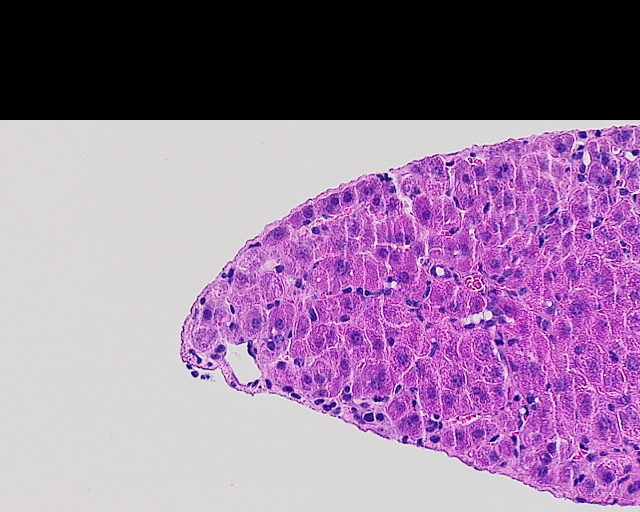
//> input picture analytics/module_HE/C++/im.tif, 1280 x 1024 px (shown at 1/2 size)
$ ./QuHAnT-HE im.tif im.tif   (built with g++ and OpenCV 4)
//> lines starting //> are read from the running program, lines starting //| are printed output that depends on the picture; after the words box and inside, x2 and y2 are one past the last pixel; in counts of white or black regions, pixels touching at a corner belong together
#include <opencv2/core/core.hpp>
#include <opencv2/highgui/highgui.hpp>
#include <opencv2/imgproc/imgproc.hpp>
#include <iostream>
#include <cmath>
#include <fstream>
#include <string>

// Hard coded numbers
#define MINIMUM_INFLAMMED_AREA 50
#define MAXIMUM_DISTANCE 50
#define MINIMUM_CLUSTER_SIZE 15
#define MINIMUM_VESSEL_AREA 2000
#define VESSEL_CIRCULARITY_FACTOR_THRESH 0.1

// Function headers
std::vector<cv::Mat> rgb2hsv(cv::Mat);
float get_tissue_size(cv::Mat);
void inflammation_function(cv::Mat, std::string, bool, std::string, std::string);
bool vessel_function(cv::Mat, std::string);

int main(int argc, char* argv[]) {
// Function checks for potential errors in arguments and leads to other functions

// Checks if there were enough input parameters
	if (argc < 3)
	{
		std::cout << "Not enough arguments" << std::endl;
		return -1;
	}

// Initialize name of image and remove extension
	std::string name = argv[1];

	//std::string image_path = name.substr(0, name.find_last_of("/"));
 	//std::string project = image_path.substr(image_path.find_last_of("/"));
	std::string set = argv[2];
        std::string image_path = name.substr(0, name.find_last_of('/'));
        std::string project = image_path.substr(image_path.find_last_of('/')+1);
        std::string image_name = name.substr(name.find_last_of('/')+1);
	name = image_name.substr(0, image_name.find('.',0));

// Imports image as is
	cv::Mat img = cv::imread(argv[1], CV_LOAD_IMAGE_UNCHANGED);
//> img is the input picture: 1024 rows x 1280 cols, CV_8UC3; mean B, G, R 156.6, 121.8, 152.2

// Checks if image exists
	if (!img.data)
	{
		std::cout << "Could not open or find image" << std::endl;
		return -1;
	}

// Checks number of channels of image to avoid potential error
	if (img.channels() == 1)
	{
		std::cout << "Wrong number of channels" << std::endl;
		return -1;
	}

	std::string vessel_found;
// Heads into vessel detection function
	bool found = vessel_function(img, name);
// Heads into inflammation_function
	inflammation_function(img, name, found, project, set);
        std::cout << " Code done" << std::endl;
// Exits program
	return 0;
}


std::vector<cv::Mat> rgb2hsv (cv::Mat image) {

// Function converts image from BGR to RGB to HSV colorspace

	std::vector<cv::Mat> spl;
	cv::Mat image_32f;

// Rearranging channels to change from BGR to RGB
	image.convertTo(image_32f, CV_32F);
	cv::split(image_32f, spl);
	std::vector<cv::Mat> rgb(3);
	rgb[0] = spl[2];
	rgb[1] = spl[1];
	rgb[2] = spl[0];

// Initializing mask and finding min and max of vector
	cv::Mat mask2 = cv::Mat::zeros(image.size(), CV_8UC3);
	cv::Mat mask2_32f;
	mask2.convertTo(mask2_32f, CV_32F);
	std::vector<cv::Mat> mask;
	cv::split(mask2_32f, mask);
// Checks for min and max of channels
	cv::Mat max_1 = max(rgb[0], rgb[1]);
	cv::Mat max_2 = max(max_1, rgb[2]);
	cv::Mat min_1 = min(rgb[0], rgb[1]);
	cv::Mat min_2 = min(min_1, rgb[2]);
	cv::Mat delta = max_2 - min_2;
	cv::Mat s = delta/max_2;

// Checking if the max is 0, then s will be 0
	for (int i = 0; i < max_2.rows; i++)
	{
		for (int j = 0; j < max_2.cols; j++)
		{
			if (max_2.at<float>(i,j) == 0)
				s.at<float>(i,j) = 0;
		}
	}

	cv::Mat idx0 = (rgb[0] == max_2);
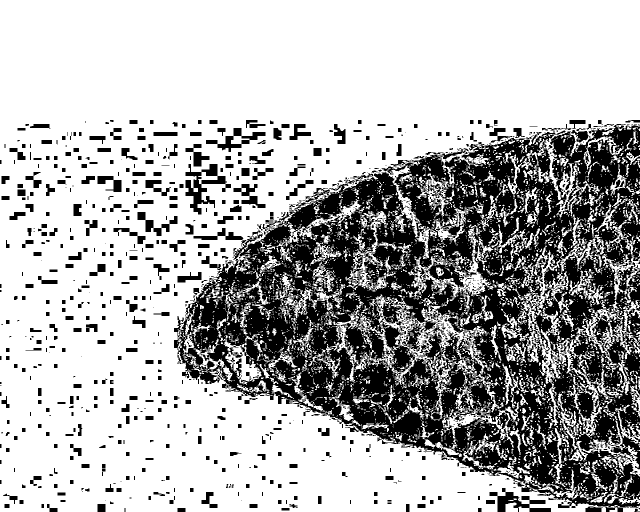
//> idx0: 1024 rows x 1280 cols, CV_8UC1 (shown at 1/2 size); 69.7% white; 1570 black regions (1046 under 20 px), largest, box (x1, y1, x2, y2) and area: (348, 248, 1280, 1024) 333258, (371, 328, 462, 429) 3217, (979, 976, 1102, 1024) 2167
	cv::Mat idx1 = (rgb[1] == max_2);
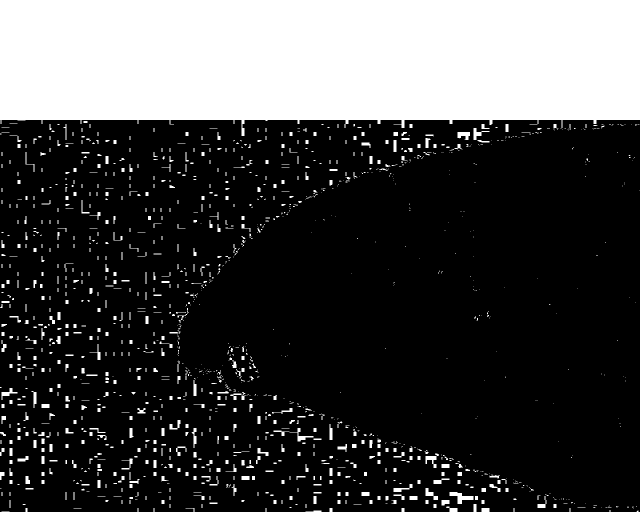
//> idx1: 1024 rows x 1280 cols, CV_8UC1 (shown at 1/2 size); 26.2% white; 1377 white regions (883 under 20 px), largest, box (x1, y1, x2, y2) and area: (0, 0, 1280, 272) 307961, (899, 984, 947, 1008) 510, (547, 856, 627, 883) 387
	bool a,b;
	double num;

// For each pixel in the image, it converts it to HSV
	for (int i = 0; i < idx0.rows; i++)
	{
		for (int j = 0; j < idx0.cols; j++)
		{
			a = idx0.at<bool>(i,j);
			b = idx1.at<bool>(i,j);
			if (a == 255)
				mask[0].at<float>(i,j) = (rgb[1].at<float>(i,j) - rgb[2].at<float>(i,j)) / delta.at<float>(i,j);
			else if (b == 255)
				mask[0].at<float>(i,j) = 2.0 + ((rgb[2].at<float>(i,j) - rgb[0].at<float>(i,j)) / delta.at<float>(i,j));
			else
				mask[0].at<float>(i,j) = 4.0 + ((rgb[0].at<float>(i,j) - rgb[1].at<float>(i,j)) / delta.at<float>(i,j));
			num = std::fmod((std::fmod((mask[0].at<float>(i,j)/6.0),1.0)+1.0),1.0);
			mask[0].at<float>(i,j) = num * 255.0;
			if (delta.at<float>(i,j) == 0)
				mask[0].at<float>(i,j) = 0;
			mask[1].at<float>(i,j) = s.at<float>(i,j)*255.0;
			mask[2].at<float>(i,j) = max_2.at<float>(i,j);
		}
	}
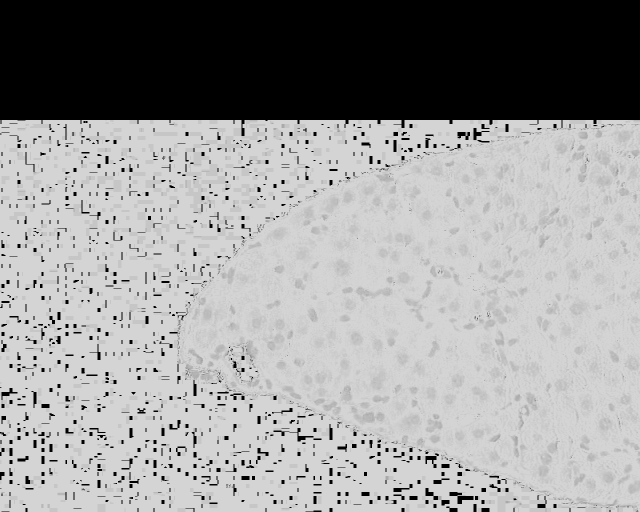
//> mask[0]: 1024 rows x 1280 cols, CV_32FC1 (shown at 1/2 size); min 0, max 212.5, mean 153.9
//> after the loop, a = false; b = false; num = 0.804
//> in vessel_function, `m1 = ((R[0] <= hsv_img[0]) & (hsv_img[0] <= R[1]));`: m1: 1024 rows x 1280 cols, CV_8UC1; every value is 255
//> in vessel_function, `m2 = ((R[2] <= hsv_img[1]) & (hsv_img[1] <= R[3]));`: m2: 1024 rows x 1280 cols, CV_8UC1; 36.1% white; 10 white regions (8 under 20 px), largest, box (x1, y1, x2, y2) and area: (358, 249, 1280, 1014) 473102, (400, 746, 423, 760) 203
//> in vessel_function, `vessel_segmented_mask = 255 - vessel_segmented_mask;`: vessel_segmented_mask: 1024 rows x 1280 cols, CV_8UC1; 63.9% white; 10 black regions (8 under 20 px)
//> in vessel_function, `cv::findContours(vessel_segmented_mask, vessel_cnt, CV_RETR_LIST, CV_C..`: vessel_cnt = 706 contours, 658 with area under 20; largest, box (x1, y1, x2, y2) and area: (0, 0, 1280, 1024) 823272, (449, 679, 523, 771) 3574, (796, 389, 827, 427) 318, (1167, 303, 1181, 335) 246, (399, 745, 424, 761) 232
//> the loop in vessel_function, `for (int i = 0; i < vessel_cnt.size(); i++)` made 267 passes
//> (area, perimeter) on passes 39, 267: (75.5, 62.87), (3574, 299.4)
//> in main, `bool found = vessel_function(img, name);`: found = true

// Returns the HSV image
	return mask;
}


void inflammation_function(cv::Mat img, std::string file_name, bool vessel_found, std::string project, std::string set) {
//> called with file_name = "im", vessel_found = true, project = "im.tif", set = "im.tif"
// Function detects cluster of inflammation cells
// Returns mask with circles on centroids within cluster

// Converts rgb image into hsv
	std::vector<cv::Mat> hsv_img = rgb2hsv(img);
//> in rgb2hsv (call 2), `cv::split(mask2_32f, mask);`: mask[0]: 1024 rows x 1280 cols, CV_32FC1; every value is 0

// ----------Start of thresholding---------------------
	cv::Mat inflammation_mask, m1, m2, m3;

	int temp[] = {120,190,0,255,0,235};
	std::vector<float> R(temp, temp+6);

	m1 = ((R[0] <= hsv_img[0]) & (hsv_img[0] <= R[1]));
//> m1: 1024 rows x 1280 cols, CV_8UC1; 2.5% white; 1723 white regions (1386 under 20 px), largest, box (x1, y1, x2, y2) and area: (371, 727, 449, 763) 1005, (489, 681, 515, 730) 511, (723, 823, 751, 846) 400
	m2 = ((R[2] <= hsv_img[1]) & (hsv_img[1] <= R[3]));
	m3 = ((R[4] <= hsv_img[2]) & (hsv_img[2] <= R[5]));
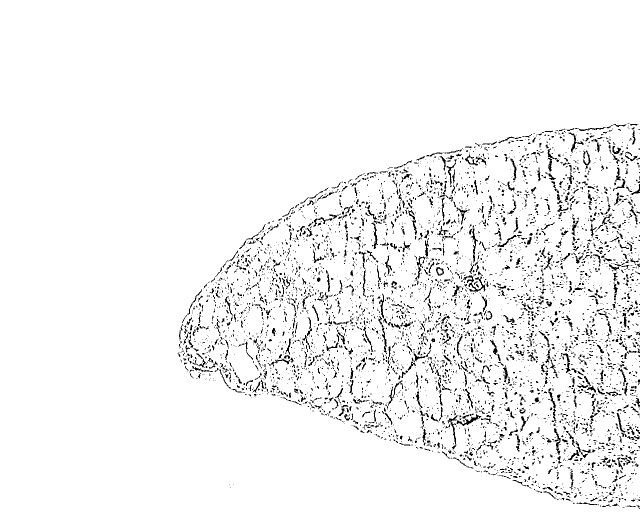
//> m3: 1024 rows x 1280 cols, CV_8UC1 (shown at 1/2 size); 95.2% white; black in thin lines or dots, all inside (x1, y1, x2, y2) = (355, 247, 1280, 1018)

	inflammation_mask = m1 & m2 & m3;
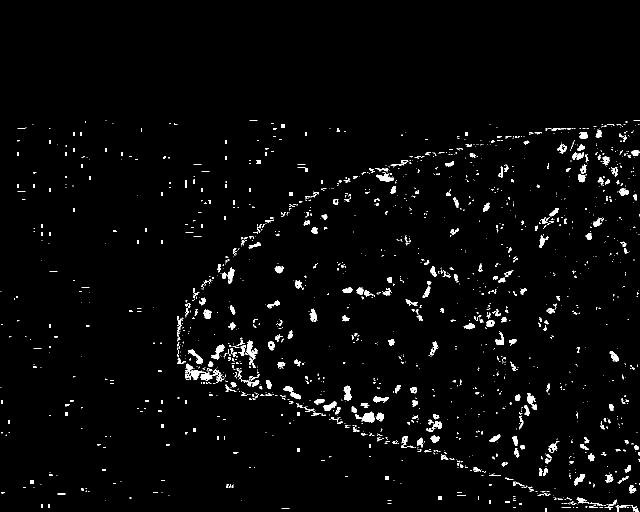
//> inflammation_mask: 1024 rows x 1280 cols, CV_8UC1 (shown at 1/2 size); 2.4% white; 1663 white regions (1345 under 20 px)

// ----------Start of inflammation detection----------


// Find contours of inflammation cells from inflammation_mask
	std::vector<std::vector<cv::Point> > nuclei_cnt;
	cv::Mat nuclei_img = cv::Mat::zeros(inflammation_mask.size(), CV_8UC1);
	cv::findContours(inflammation_mask, nuclei_cnt, CV_RETR_LIST, CV_CHAIN_APPROX_NONE);
//> nuclei_cnt = 1816 contours, 1613 with area under 20; largest, box (x1, y1, x2, y2) and area: (371, 740, 447, 763) 576, (494, 681, 515, 730) 342, (723, 823, 749, 845) 333, (687, 771, 703, 802) 279, (752, 347, 788, 364) 278

// Initialize vector that'll hold centroids
	std::vector<cv::Point> centroid_vector;
// Loop to calculate if cells are large enough to be counted and find centroids of cells and place into vector
	for (int c = 0; c < nuclei_cnt.size(); c++)
	{
		if (cv::contourArea(nuclei_cnt[c], false) > MINIMUM_INFLAMMED_AREA)
		{
			cv::Moments m = moments(nuclei_cnt[c]);
			if (m.m00 != 0.0)
			{
				cv::Point p1 = cv::Point(int(m.m10/m.m00),int(m.m01/m.m00));
// Place centroids into vector
				centroid_vector.push_back(p1);
				cv::drawContours(nuclei_img, nuclei_cnt, c, 255, -1);
			}
		}
	}
//> this loop made 1816 passes
//> p1 on passes 46, 56, 96, 128, 129, 149, 150, 153, 160, 177, 192, 227: Point(1226, 1005), Point(1162, 1000), Point(1263, 978), Point(1218, 956), Point(1158, 958), Point(1090, 942), Point(1080, 943), Point(952, 938), Point(1255, 937), Point(1094, 921), Point(1182, 915), Point(1032, 905)
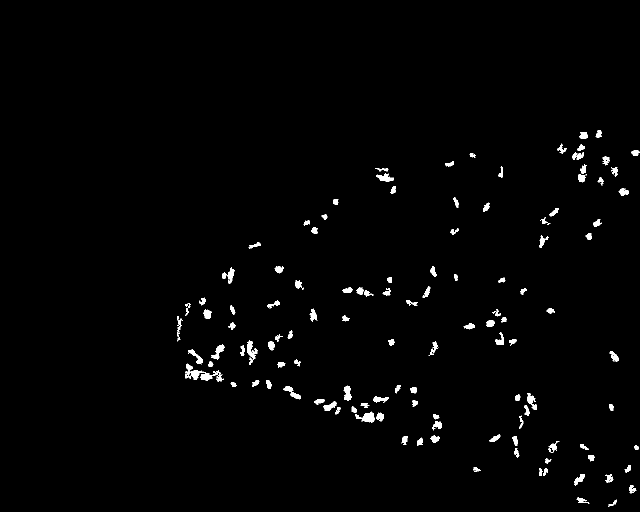
//> nuclei_img: 1024 rows x 1280 cols, CV_8UC1 (shown at 1/2 size); 1.4% white; 122 white regions
//> after the loop, centroid_vector = 122 Points (x, y), first 12: [1226, 1005], [1162, 1000], [1263, 978], [1218, 956], [1158, 958], [1090, 942], [1080, 943], [952, 938], [1255, 937], [1094, 921], [1182, 915], [1032, 905]

// Create vector of clusters which will indicate number of clusters in image and how many points per cluster
	std::vector<std::vector<cv::Point> > clusters;
	float distance;
	bool found;

// Loop to find distance between all centroids and if close enough, place pairs into vector named clusters
	for (int x = 0; x < centroid_vector.size(); x++)
	{
		for (int y = 0; y < centroid_vector.size(); y++)
		{
// Find distance between each centroid
			distance = std::sqrt(std::pow((centroid_vector[y].x - centroid_vector[x].x), 2) + std::pow((centroid_vector[y].y-centroid_vector[x].y), 2));
// Check that pair is not in vector already and meets distance requirement
			found = 0;
			for (int i = 0; i < clusters.size(); i++)
			{
				if (centroid_vector[y] == clusters[i][0] and centroid_vector[x] == clusters[i][1])
				{
					found = 1;
					break;
				}
			}

			if (found == 0 and distance <= MAXIMUM_DISTANCE)
			{
				std::vector<cv::Point> centroids;
				centroids.push_back(centroid_vector[x]);
				centroids.push_back(centroid_vector[y]);
				clusters.push_back(centroids);
			}
		}
	}
//> this loop made 122 passes
//> distance on passes 1 to 12: 738.6, 733.8, 714.1, 689.3, 692.1, 683.4, 686.1, 714.3, 672.5, 662.1, 648.2, 659
//> after the loop, distance = 0; found = false; clusters = 250 contours, all with area under 20

// Create a new vector of clusters
	std::vector<std::vector<cv::Point> > list_points;

// Loop to find which centroids belong to which cluster based on neighbors
	for (int i = 0; i < clusters.size(); i++)
	{
// If list_points is empty, start by placing initial pair into list_points
		if (list_points.size() == 0)
		{
			std::vector<cv::Point> points;
			points.push_back(clusters[i][0]);
			points.push_back(clusters[i][1]);
			list_points.push_back(points);
		}
// If list is not empty, decide which cluster to place into based on if pairs or neighbors are in cluster already
		else
		{
// Check all the clusters and see if any of the pairs have already been designated to a cluster
			for (int j = 0; j < list_points.size(); j++)
			{
				cv::Point first_cluster = clusters[i][0];
				cv::Point second_cluster = clusters[i][1];
// If one of the pairs is in the cluster, add the other centroid to the pair to the cluster
				if (std::find(list_points[j].begin(), list_points[j].end(), first_cluster) != list_points[j].end() and (std::find(list_points[j].begin(), list_points[j].end(), second_cluster) == list_points[j].end()))
				{
					list_points[j].push_back(second_cluster);
					break;
				}
// If the second centroid in the pair is in cluster but the first is not, add the first centroid to cluster
				else if (std::find(list_points[j].begin(), list_points[j].end(), second_cluster) != list_points[j].end() and (std::find(list_points[j].begin(), list_points[j].end(), first_cluster) == list_points[j].end()))
				{
					list_points[j].push_back(first_cluster);
					break;
				}
// If both of the centroids in the pair are in the cluster, no more searching is needed
				else if (std::find(list_points[j].begin(), list_points[j].end(), first_cluster) != list_points[j].end() and (std::find(list_points[j].begin(), list_points[j].end(), second_cluster) != list_points[j].end()))
					break;
// If the centroids weren't in a cluster and there are no more clusters, create a new cluster and place them into the new cluster
				else if (j == list_points.size() - 1)
				{
					std::vector<cv::Point> a;
					a.push_back(first_cluster);
					a.push_back(second_cluster);
					list_points.push_back(a);
				}
			}
		}
	}
//> after the loop, list_points = 43 contours, 27 with area under 20; largest, box (x1, y1, x2, y2) and area: (501, 669, 828, 835) 6767, (1123, 267, 1247, 384) 5204, (377, 700, 502, 752) 2532, (990, 795, 1063, 906) 1650, (822, 542, 912, 606) 1167

// Check all the clusters for how many points are in them and kick out if under minimum cluster size
// Example: if it only has 2 points, it won't count as a cluster
	std::vector<std::vector<cv::Point> > cluster_vector;

	for (int i = 0; i < list_points.size(); i++)
	{
		if (list_points[i].size() >= MINIMUM_CLUSTER_SIZE)
			cluster_vector.push_back(list_points[i]);
	}
//> this loop made 43 passes

// For all the centroids in the clusters, draw black circles around them on the white mask to show off clusters in mask
	for (int i = 0; i < cluster_vector.size(); i++)
	{
		cv::Mat cluster_mask = cv::Mat::zeros(inflammation_mask.size(), CV_8UC1);
		cluster_mask = 255 - cluster_mask;
		std::ostringstream i_str;
		i_str << i;
		for (int j = 0; j < cluster_vector[i].size(); j++)
			cv::circle(cluster_mask, cluster_vector[i][j], 50, 0, 4);
		//cv::imwrite(file_name + "_cluster_" + i_str.str()+ ".png", cluster_mask);
 	}
//> this loop made 1 pass


	float tissue_size = get_tissue_size(img);

// Write a summary file
	std::string is_vessel_found = "False";
	if (vessel_found) {
		is_vessel_found = "True";
	}
	std::ofstream summ_str;
	std::string summ_file = "output.summary.txt";
	summ_str.open(summ_file.c_str());

	summ_str << "{\"type\": \"summary\", \"data\": {\"Project\": \"";
	summ_str << project << "\", \"Set\" : \"" << set << "\", \"File\" : \"";
	summ_str << file_name << "\", \"# of Clusters\": " << cluster_vector.size();
	summ_str << ", \"Size of Tissue\" : " << tissue_size << ", \"Vessel Found\": \"";
	summ_str << is_vessel_found << "\"}}" << std::endl;

  	summ_str.close();

	std::ofstream full_str;
	std::string full_file = "output.full.txt";
	full_str.open(full_file.c_str());

// Write a full file
	full_str << "{\"type\": \"full\", \"data\": [";

	for (int i = 0; i < cluster_vector.size(); i++) {
   		full_str << "{\"Project\": \"" << project << "\", \"Set\": \"" << set;
		full_str << "\", \"File\": \"" << file_name << "\", \"Cluster Number\": " << i+1;
		full_str << ", \"# of Cells in Cluster\": " << cluster_vector[i].size();
		full_str << ", \"Centroid of Cluster\": " << 1 << "}";

		if (i != cluster_vector.size()-1) {
			full_str << ',';
		}
	}

	full_str << "]}" << std::endl;
	full_str.close();
}


bool vessel_function (cv::Mat image, std::string file_name) {
// Function detects vessels within image and returns mask with vessel contours

// Convert image from RGB to HSV
	std::vector<cv::Mat> hsv_img = rgb2hsv(image);

// Start of thresholding
	cv::Mat vessel_segmented_mask = cv::Mat::zeros(image.size(), CV_8UC1);
	cv::Mat m1, m2, m3;

	int temp[] = {0,255,40,255,0,255};
	std::vector<float> R(temp, temp+6);

	m1 = ((R[0] <= hsv_img[0]) & (hsv_img[0] <= R[1]));
	m2 = ((R[2] <= hsv_img[1]) & (hsv_img[1] <= R[3]));
	m3 = ((R[4] <= hsv_img[2]) & (hsv_img[2] <= R[5]));

	vessel_segmented_mask = m1 & m2 & m3;

// -----------------Start of vessel detection ------------------------

// Find contours of the binary image
	vessel_segmented_mask = 255 - vessel_segmented_mask;
	std::vector<std::vector<cv::Point> > vessel_cnt;
	cv::findContours(vessel_segmented_mask, vessel_cnt, CV_RETR_LIST, CV_CHAIN_APPROX_NONE);

// Create a white mask
	cv::Mat vessel_mask = cv::Mat::zeros(vessel_segmented_mask.size(), CV_8UC1);
	vessel_mask = 255 - vessel_mask;

	bool found = false;
// Loop through all the vessel contours
	for (int i = 0; i < vessel_cnt.size(); i++)
	{
		float area = cv::contourArea(vessel_cnt[i]);
		float perimeter = cv::arcLength(vessel_cnt[i], true);
// Check if vessel meets the area threshold in order to eliminate vacuoles and sinusoids
		if (area >= MINIMUM_VESSEL_AREA)
		{
// Check if the vessel meets the circularity factor threshold in order to eliminate sinusoids
			if ((4*CV_PI*area)/(perimeter*perimeter) > VESSEL_CIRCULARITY_FACTOR_THRESH) {
// Draw vessel contour on white mask
				// cv::drawContours(vessel_mask, vessel_cnt, i,0, -1);
				found = true;
				break;
 			}
		}
	}
	// cv::imwrite(file_name + "_vessel.png", vessel_mask);
	return found;
}


float get_tissue_size (cv::Mat image) {

	std::vector<cv::Mat> hsv_img = rgb2hsv(image);

	cv::Mat inflammation_mask, m1, m2, m3;

	int temp[] = {0, 255, 20, 255, 0, 255};
	std::vector<float> R(temp, temp+6);

	m1 = ((R[0] <= hsv_img[0]) & (hsv_img[0] <= R[1]));
	m2 = ((R[2] <= hsv_img[1]) & (hsv_img[1] <= R[3]));
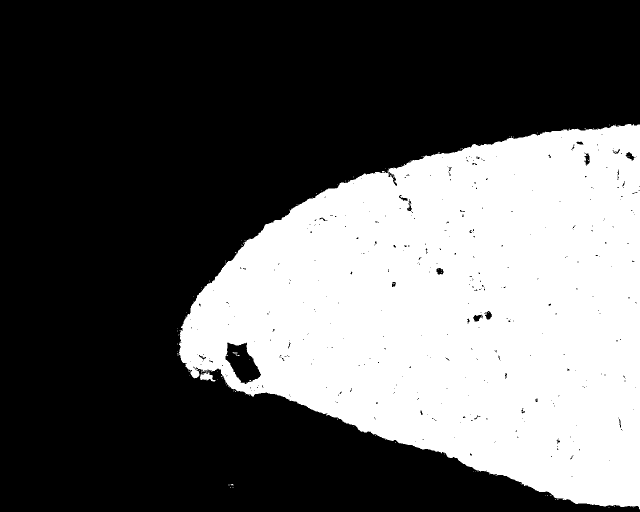
//> m2: 1024 rows x 1280 cols, CV_8UC1 (shown at 1/2 size); 36.7% white; 134 white regions (132 under 20 px), largest, box (x1, y1, x2, y2) and area: (357, 248, 1280, 1019) 480131, (400, 745, 431, 763) 308
//> the loop in inflammation_function, `for (int i = 0; i < cluster_vector.size(); i++)` made 1 pass
	m3 = ((R[4] <= hsv_img[2]) & (hsv_img[2] <= R[5]));

	inflammation_mask = m1 & m2 & m3;

	return cv::countNonZero(inflammation_mask);
}
